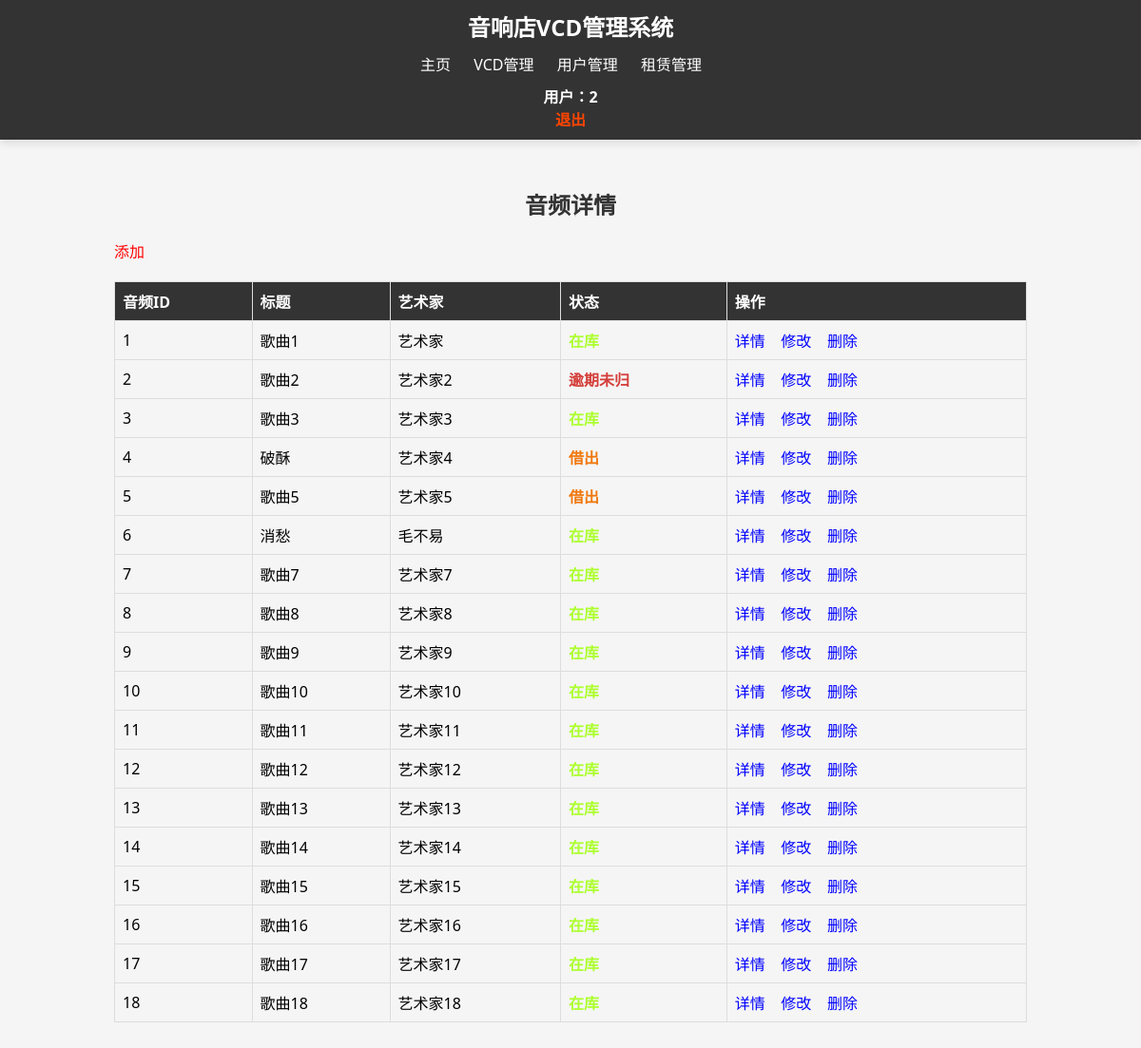
The app's page /view.php (signed in) with its own data.
### tables this page shows
CREATE TABLE `audio_info`  (
  `id` int NOT NULL AUTO_INCREMENT COMMENT '音频ID',
  `title` varchar(50) NOT NULL COMMENT '标题',
  `artist` varchar(50) NOT NULL COMMENT '艺术家',
  `genre` varchar(30) NOT NULL COMMENT '流派',
  `release_date` date NOT NULL COMMENT '发行日期',
  `price` decimal(8, 2) NOT NULL COMMENT '价格',
  `audio_format` varchar(20) NOT NULL COMMENT '音频格式',
  `description` text NULL COMMENT '描述',
  PRIMARY KEY (`id`) USING BTREE
);

### view.php (the view, shortened to what this page needs)
<?php
include_once('header.php');
include_once("conn.php");
$query = "SELECT * FROM audio_info";
$stmt = $conn->query($query);
$arr = array();
$arr2 = array();
$query2 = "SELECT audio_id, return_date FROM rental_list";
$stmt2 = $conn->query($query2);
foreach ($stmt2 as $row) {
    if (strtotime($row['return_date']) > time()) {
        array_push($arr, $row['audio_id']);
    } else {
        array_push($arr2, $row['audio_id']);
    }
}
?>
<!DOCTYPE html>
<html lang="en">
<head>
</head>
<body>
    <div id="FanYe">
        <h2>音频详情</h2>
        <a href="addAudio.php" style='color:red'>添加</a>
        <table>
            <tr>
                <th>音频ID</th>
                <th>标题</th>
                <th>艺术家</th>
                <th>状态</th>
                <th>操作</th>
            </tr>
            <?php
            foreach ($stmt as $row) {
                echo "<tr>";
                echo "<td>{$row['id']}</td>";
                echo "<td>{$row['title']}</td>";
                echo "<td>{$row['artist']}</td>";
                if (in_array($row['id'], $arr)) {
                    echo "<td class='status-issued'>借出</td>";
                } else if (in_array($row['id'], $arr2)) {
                    echo "<td class='status-overdue'>逾期未归</td>";
                } else {
                    echo "<td class='status-available'>在库</td>";
                }
                $id = $row['id'];
                echo "<td>" . "<a href='audio_detail.php?audio_id=$id' style='color: blue;'>详情</a>" . "&nbsp&nbsp&nbsp
                <a href='edit_audio.php?audio_id=$id' style='color: blue;'>修改</a>" . "&nbsp&nbsp&nbsp
                <a href='delete_audio.php?audio_id=$id' style='color: blue;'>删除</a>" . "</td>";
                echo "</tr>";
            }
            ?>
        </table>
    </div>
</body>
</html>

### header.php (style rules this page uses)
body { font-family: Arial, sans-serif; margin: 0; padding: 0; background-color: #f4f4f4; }
a { color: #fff; text-decoration: none; }

### view.php (style rules this page uses)
body { font-family: 'Segoe UI', Tahoma, Geneva, Verdana, sans-serif; background-color: #f5f5f5; margin: 0; padding: 0; box-sizing: border-box; }
#FanYe { width: 80%; margin: 50px auto; }
h2 { text-align: center; color: #333; }
table { width: 100%; border-collapse: collapse; margin-top: 20px; }
th, td { border: 1px solid #ddd; padding: 8px; text-align: left; }
th { background-color: #333; color: #fff; }
.status-issued { color: #f0770c; font-weight: bold; }
.status-overdue { color: #d43f3a; font-weight: bold; }
.status-available { color: greenyellow; font-weight: bold; }
td>a { color: blue; text-decoration: none; }

### records on screen
audio_info: id "1", title "歌曲1", artist "艺术家", shows "在库"
audio_info: id "2", title "歌曲2", artist "艺术家2", shows "逾期未归"
audio_info: id "3", title "歌曲3", artist "艺术家3", shows "在库"
audio_info: id "4", title "破酥", artist "艺术家4", shows "借出"
audio_info: id "5", title "歌曲5", artist "艺术家5", shows "借出"
audio_info: id "6", title "消愁", artist "毛不易", shows "在库"
audio_info: id "7", title "歌曲7", artist "艺术家7", shows "在库"
audio_info: id "8", title "歌曲8", artist "艺术家8", shows "在库"
audio_info: id "9", title "歌曲9", artist "艺术家9", shows "在库"
audio_info: id "10", title "歌曲10", artist "艺术家10", shows "在库"
audio_info: id "11", title "歌曲11", artist "艺术家11", shows "在库"
audio_info: id "12", title "歌曲12", artist "艺术家12", shows "在库"
audio_info: id "13", title "歌曲13", artist "艺术家13", shows "在库"
audio_info: id "14", title "歌曲14", artist "艺术家14", shows "在库"
audio_info: id "15", title "歌曲15", artist "艺术家15", shows "在库"
audio_info: id "16", title "歌曲16", artist "艺术家16", shows "在库"
audio_info: id "17", title "歌曲17", artist "艺术家17", shows "在库"
audio_info: id "18", title "歌曲18", artist "艺术家18", shows "在库"

### other values on screen
$_SESSION['id'] "2"
